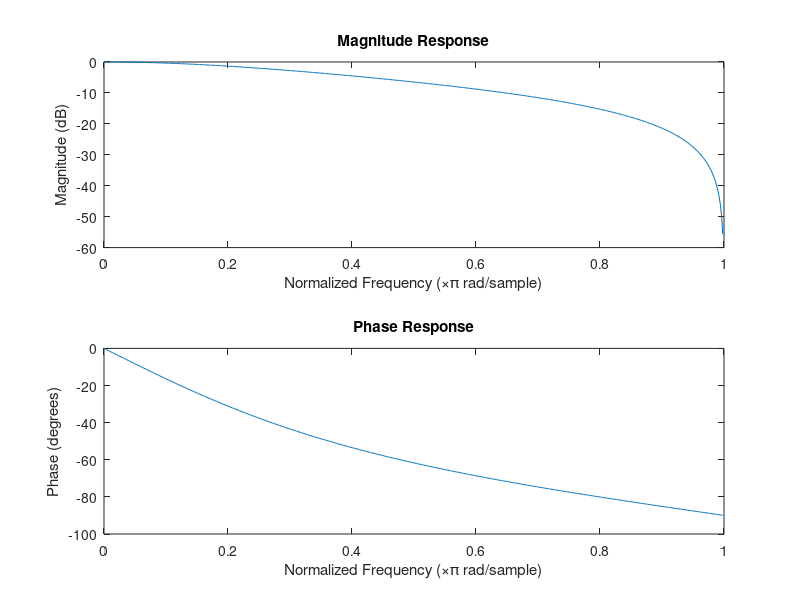

Write MATLAB code to recreate this figure.
% Define the numerator and denominator coefficients of the transfer function
numerator = [0.35 0.35];
denominator = [1 -0.3];

% Frequency response analysis
[h, w] = freqz(numerator, denominator);

% Plot the magnitude response
subplot(2,1,1);
plot(w/pi, 20*log10(abs(h)));
xlabel('Normalized Frequency (\times\pi rad/sample)');
ylabel('Magnitude (dB)');
title('Magnitude Response');

% Plot the phase response
subplot(2,1,2);
plot(w/pi, angle(h)*180/pi);
xlabel('Normalized Frequency (\times\pi rad/sample)');
ylabel('Phase (degrees)');
title('Phase Response');